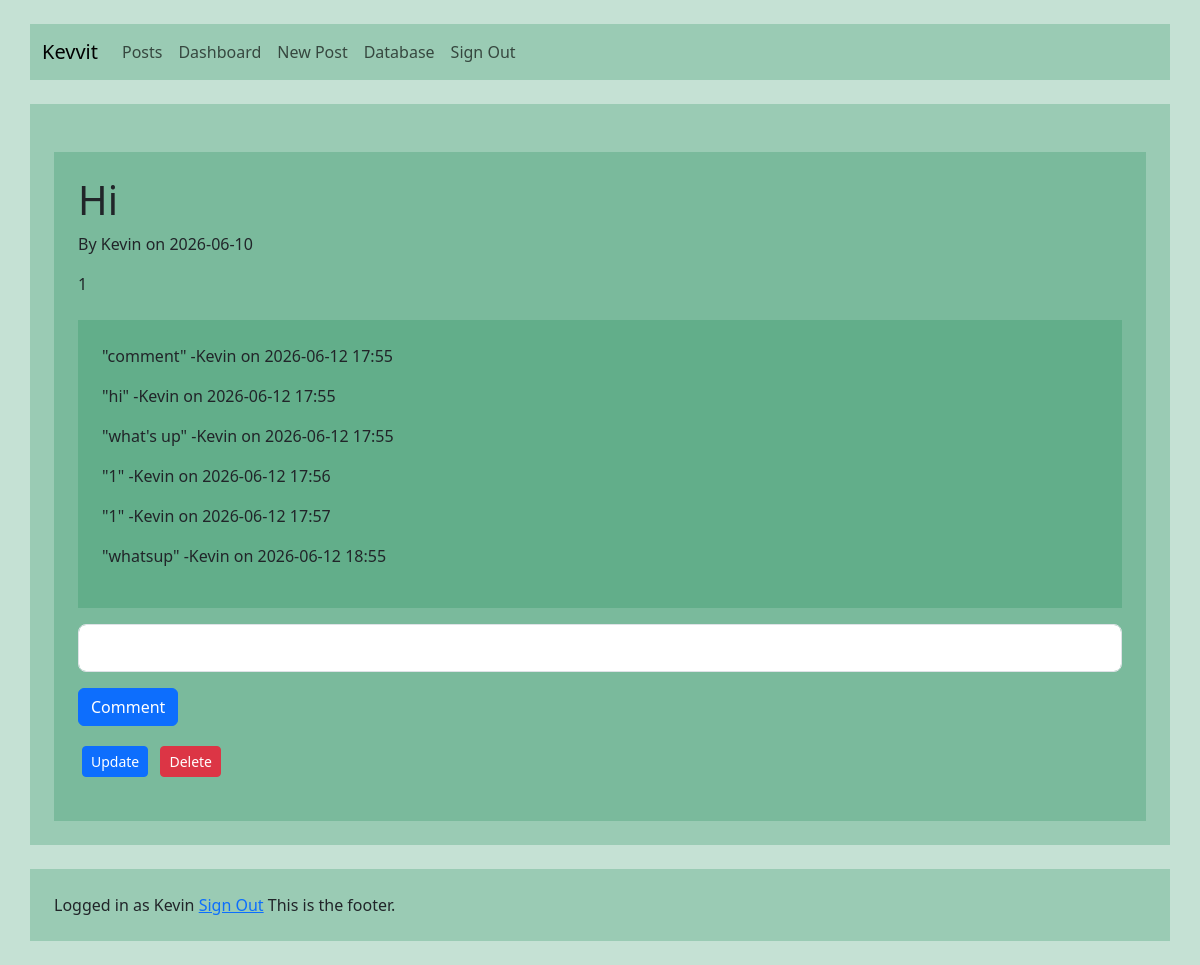
The app's page /post/1 (signed in) with its own data.
### blog/models.py (models this page shows, shortened)
class Post(db.Model):
    id = db.Column(db.Integer, primary_key=True)
    title = db.Column(
        db.String(100),
        nullable=False
    )
    content = db.Column(
        db.Text,
        nullable=False
    )
    date_posted = db.Column(
        db.DateTime,
        nullable=False,
        default=datetime.utcnow
    )
    date_updated = db.Column(
        db.DateTime,
        nullable=True,
        default=datetime.utcnow
    )
    author_id = db.Column(
        db.Integer,
        db.ForeignKey('user.id'),
        nullable=False
        )
    upvotes = db.Column(
        db.Integer,
        nullable=False,
        default=0
    )
    downvotes = db.Column(
        db.Integer,
        nullable=False,
        default=0
    )

class User(db.Model):
    id = db.Column(db.Integer, primary_key=True)
    username = db.Column(
        db.String(80),
        unique=True,
        nullable=False
    )
    password = db.Column(
        db.String(120),
        unique=False,
        nullable=False
    )
    posts = db.relationship(
        'Post',
        backref='author',
        lazy=True
    )

class Comment(db.Model):
    id = db.Column(db.Integer, primary_key=True)
    content = db.Column(
        db.Text,
        nullable=False
    )
    date_posted = db.Column(
        db.DateTime,
        nullable=False,
        default=datetime.utcnow
    )
    date_updated = db.Column(
        db.DateTime,
        nullable=True,
        default=datetime.utcnow
    )
    author_id = db.Column(
        db.Integer,
        db.ForeignKey('user.id'),
        nullable=False
        )
    author = db.relationship(
        'User',
        backref='comments'
        )
    post_id = db.Column(
        db.Integer,
        db.ForeignKey('post.id'),
        nullable=False
    )

### blog/routes.py (the view, shortened to what this page needs)
@app.route('/post/<int:post_id>', methods=["POST", "GET"])
@login_required
def post(post_id):
    form = CommentForm()
    current_user = User.query.get(session['user_id'])
    post=Post.query.get_or_404(post_id)
    comments=Comment.query.filter_by(post_id=post_id).all()
    current_user = User.query.get(session['user_id'])
    return render_template('post.html', title=post.title, post=post, comments=comments, current_user=current_user, form=form)

### blog/forms.py
class CommentForm(FlaskForm):
    content = StringField(validators=[DataRequired()])
    submit = SubmitField("Comment")

### blog/decorator.py (called while the page is built)
def login_required(func):
    @wraps(func)
    def wrapper(*args, **kwargs):
        if "user_id" not in session:
            return redirect(url_for("sign_in"))
        return func(*args, **kwargs)
    return wrapper

### blog/templates/post.html (shortened to what this page needs)
{% extends "base.html" %}
{% set active_page='dashboard' %}
{% block content %}
<div class="container bg-success bg-opacity-25 p-4 mt-4 mb-0 content">
    <h1>{{ post.title }}</h1>
    <p class="author">
    By {{ post.author.username }} on {{ post.date_posted.strftime('%Y-%m-%d') }}
    </p>
    <p>{{ post.content }}</p>
    <div class="container bg-success bg-opacity-25 p-4 mt-4 mb-0 content">
        {% for comment in comments %}
        <p>
            "{{ comment.content }}"   -{{ comment.author.username }} on {{ comment.date_posted.strftime('%Y-%m-%d %H:%M') }}
        </p>
        {% endfor %}
    </div>
    <form method="POST" action="">
    <fieldset class="form-group my-3">
      <div class="form-group">
        {% if form.content.errors %}
            {{ form.content(class="form-control form-control-lg is-invalid")}}
            <div class="invalid-feedback">
            {% for error in form.content.errors %}
            <span>{{ error }}</span>
            {% endfor %}
            </div>
        {% else %}
            {{form.content(class="form-control form-control-lg")}}
        {% endif %}
        </div>
        <div class="form-group my-3">
        {{ form.submit(class="btn btn-primary") }}
        </div>
    </form>
    {% if post.author == current_user %}
    <div>
        <a class="btn btn-primary btn-sm m-1" href="{{ url_for('update_post', post_id=post.id) }}">Update</a>
        <a class="btn btn-danger btn-sm m-1" href="{{ url_for('delete_post', post_id=post.id) }}">Delete</a>
    </div>
    {% endif %}
</div>
{% endblock %}
{% block footer %}This is the footer.{% endblock %}

### blog/templates/base.html (shortened to what this page needs)
<!doctype html>
<html lang="en">
  <head>
    {% block head %}
    <link href="https://cdn.jsdelivr.net/npm/bootstrap@5.3.8/dist/css/bootstrap.min.css" rel="stylesheet">
    {% endblock %}
  </head>
  <body>
    <div class="bg-success bg-opacity-25 min-vh-100 p-4 my-0">
      <nav class="container navbar navbar-expand-lg bg-success bg-opacity-25 ">
          <div class="container-fluid">
              <a class="navbar-brand" href="{{url_for('dashboard')}}">Kevvit</a>
              <div class="collapse navbar-collapse" id="navbarText">
                  <ul class="navbar-nav me-auto mb-2 mb-lg-0">
                      <li class="nav-item">
                        <a class="nav-link" href="{{url_for('posts')}}">Posts</a>
                      </li>
                  {% if session.get("user_id") %}
                      <li class="nav-item">
                        <a class="nav-link" href="{{url_for('dashboard')}}">Dashboard</a>
                      </li>
                      <li class="nav-item">
                        <a class="nav-link" href="{{url_for('new_post')}}">New Post</a>
                      </li>
                      <li class="nav-item">
                        <a class="nav-link" href="{{url_for('database')}}">Database</a>
                      <li class="nav-item">
                        <a class="nav-link" href="{{url_for('sign_out')}}">Sign Out</a>
                      </li>
                  {% endif %}
                      </li>
                  </ul>
              </div>
          </div>
      </nav>
      <div class="container bg-success bg-opacity-25 p-4 mt-4 mb-0 content">
        {% block content %}
        {% endblock %}
      </div>
      <div class="container bg-success bg-opacity-25 p-4 mt-4 mb-0">
        {% if session.get("user_id") %}
            Logged in as {{ session.username }}
            <a href="/sign_out">Sign Out</a>
        {% else %}
            <a href="/sign_in">Sign In</a>
        {% endif %}
        {% block footer %}
        {% endblock %}
      </div>
    </div>
  </body>
</html>

### records on screen
Post: title "Hi", date_posted "2026-06-10", content "1"
User: author.username "Kevin", username "Kevin"
Comment: content "comment", author.username "Kevin", date_posted "2026-06-12 17:55"
Comment: content "hi", author.username "Kevin", date_posted "2026-06-12 17:55"
Comment: content "what's up", author.username "Kevin", date_posted "2026-06-12 17:55"
Comment: content "1", author.username "Kevin", date_posted "2026-06-12 17:56"
Comment: content "1", author.username "Kevin", date_posted "2026-06-12 17:57"
Comment: content "whatsup", author.username "Kevin", date_posted "2026-06-12 18:55"
